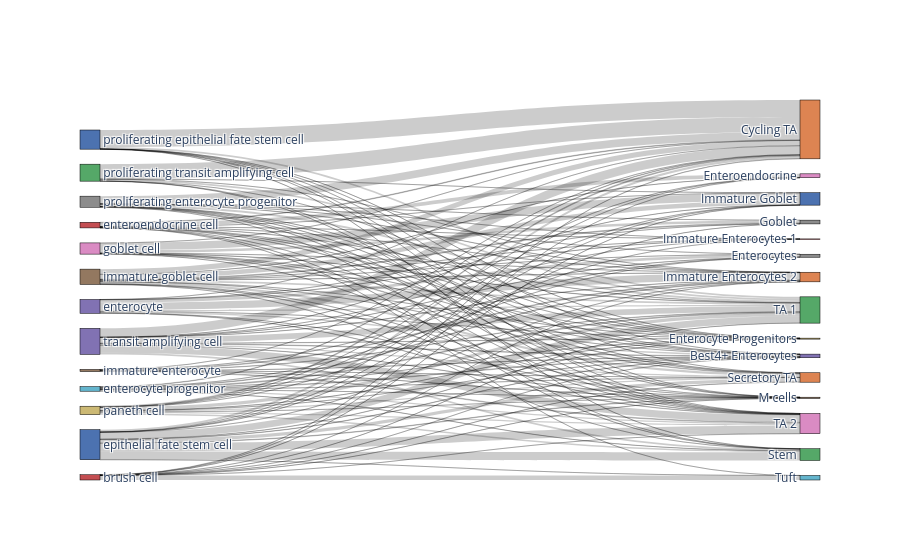

The notebook cell saved with this chart:
### Code cell
adata_predicted_wo_unknown = adata_predicted.copy()
adata_predicted_wo_unknown = bc.subset_adata(adata_predicted_wo_unknown, adata_predicted_wo_unknown.obs.auto_annot != 'unknown', raw=False)
bc.pl.riverplot_2categories(adata_predicted_wo_unknown, [celltype_test, 'auto_annot'])

### Figure 1 — Plotly figure (JSON) as saved in the notebook; plotly's stock layout.template omitted (floating-point values rounded to 4 significant figures; data arrays with more than 128 entries replaced by an {"elided": "..."} marker saying what was removed)
{"data": [{"link": {"source": {"elided": "136 int values"}, "target": {"elided": "136 int values"}, "value": {"elided": "136 int values"}}, "node": {"color": ["#da8bc3", "#4c72b0", "#8172b3", "#4c72b0", "#937860", "#c44e52", "#55a868", "#ccb974", "#8172b3", "#8c8c8c", "#937860", "#c44e52", "#64b5cd", "#8172b3", "#dd8452", "#ccb974", "#8c8c8c", "#da8bc3", "#8c8c8c", "#c44e52", "#dd8452", "#4c72b0", "#937860", "#dd8452", "#55a868", "#55a868", "#da8bc3", "#64b5cd"], "label": ["goblet cell", "proliferating epithelial fate stem cell", "enterocyte", "epithelial fate stem cell", "immature goblet cell", "brush cell", "proliferating transit amplifying cell", "paneth cell", "transit amplifying cell", "proliferating enterocyte progenitor", "immature enterocyte", "enteroendocrine cell", "enterocyte progenitor", "Best4+ Enterocytes", "Cycling TA", "Enterocyte Progenitors", "Enterocytes", "Enteroendocrine", "Goblet", "Immature Enterocytes 1", "Immature Enterocytes 2", "Immature Goblet", "M cells", "Secretory TA", "Stem", "TA 1", "TA 2", "Tuft"], "line": {"color": "black", "width": 0.5}, "pad": 15, "thickness": 20}, "type": "sankey"}], "layout": {}}
